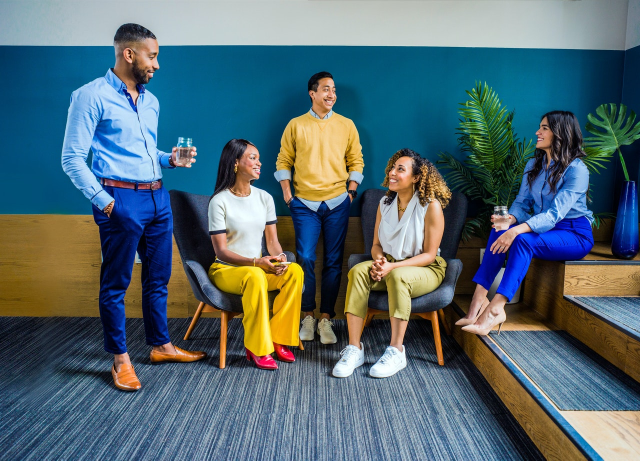
#> input picture person.jpg, 1280 x 921 px, given in place of the camera (shown at 1/2 size)
$ python opencvDemo16_SatValHueTrackbar.py
#> lines starting #> are read from the running program, lines starting #| are printed output that depends on the picture; after the words box and inside, x2 and y2 are one past the last pixel; in counts of white or black regions, pixels touching at a corner belong together
import cv2
import numpy as np

# Size of the screen
width = 400
height = 210

# camera settings
camera = cv2.VideoCapture(0, cv2.CAP_DSHOW)
camera.set(cv2.CAP_PROP_FRAME_WIDTH, width)
camera.set(cv2.CAP_PROP_FRAME_HEIGHT, height)
camera.set(cv2.CAP_PROP_FPS, 30)
camera.set(cv2.CAP_PROP_FOURCC, cv2.VideoWriter_fourcc(*'MJPG'))

hue_low1 = 10             # Default value for Hue Low 1
hue_high1 = 20            # Default value for Hue High 1
hue_low2 = 10             # Default value for Hue Low 2
hue_high2 = 170           # Default value for Hue High 2
saturation_low = 10       # Default value for Saturation Low
saturation_high = 250     # Default value for Saturation High
value_low = 10            # Default value for Value Low
value_high = 250          # Default value for Value High

def onChange_hue_low1(value:int) -> None:
    global hue_low1
    hue_low1 = value
    print(hue_low1)

def onChange_hue_high1(value:int) -> None:
    global hue_high1
    hue_high1 = value
    print(hue_high1)

def onChange_hue_low2(value:int) -> None:
    global hue_low2
    hue_low2 = value
    print(hue_low2)

def onChange_hue_high2(value:int) -> None:
    global hue_high2
    hue_high2 = value
    print(hue_high2)

def onChange_saturation_low (value:int) -> None:
    global saturation_low
    saturation_low = value
    print(saturation_low)

def onChange_saturation_high (value:int) -> None:
    global saturation_high
    saturation_high = value
    print(saturation_high)

def onChange_value_low (value:int) -> None:
    global value_low
    value_low = value
    print(value_low)

def onChange_value_high (value:int) -> None:
    global value_high
    value_high= value
    print(value_high)

cv2.namedWindow('TrackbarWindow')
cv2.moveWindow('TrackbarWindow',width,0)
cv2.resizeWindow('TrackbarWindow',width,height+height)
# Hue Trackbars
cv2.createTrackbar('HueLow1','TrackbarWindow',10,179,onChange_hue_low1)
cv2.createTrackbar('HueHigh1','TrackbarWindow',20,179,onChange_hue_high1)
cv2.createTrackbar('HueLow2','TrackbarWindow',10,179,onChange_hue_low2)
cv2.createTrackbar('HueHigh2','TrackbarWindow',170,179,onChange_hue_high2)
# Saturation Trackbars
cv2.createTrackbar('SatLow','TrackbarWindow',10,255,onChange_saturation_low)
cv2.createTrackbar('SatHigh','TrackbarWindow',250,255,onChange_saturation_high)
# Value Trackbars
cv2.createTrackbar('ValueLow','TrackbarWindow',10,255,onChange_value_low)
cv2.createTrackbar('ValueHigh','TrackbarWindow',250,255,onChange_value_high)

while True:
    # Camera frame
    ignore,  frame = camera.read()
#> frame is the input picture: shape (921, 1280, 3); mean B, G, R 113.4, 105.5, 84.6
    cv2.imshow('CameraWin', frame)

    # First mask
    frame_hsv= cv2.cvtColor(frame, cv2.COLOR_BGR2HSV)
#> frame_hsv: shape (921, 1280, 3); mean H, S, V 81.9, 148.8, 134.5
    lower_bound1 = np.array([hue_low1, saturation_low, value_low])
    upper_bound1 = np.array([hue_high1, saturation_high, value_high])

    frame_mask1 = cv2.inRange(frame_hsv, lowerb=lower_bound1, upperb=upper_bound1)
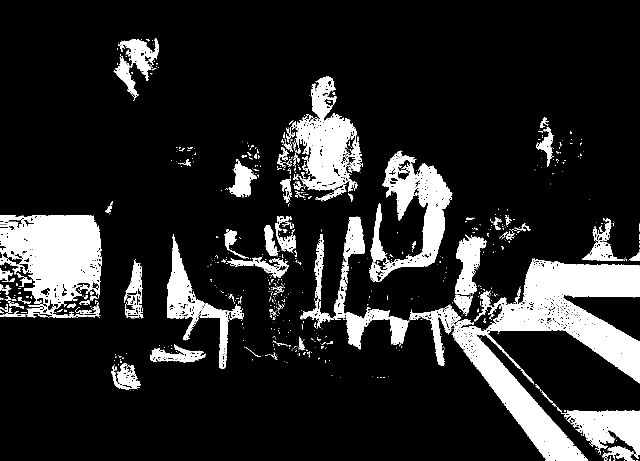
#> frame_mask1: shape (921, 1280) (shown at 1/2 size); 14.8% white; 856 white regions (728 under 20 px), largest, box (x1, y1, x2, y2) and area: (819, 517, 1280, 921) 53505, (0, 430, 204, 635) 28056, (738, 301, 905, 564) 15686

    frame_mask1_small = cv2.resize(frame_mask1,(int(width/2),int(height/2)))
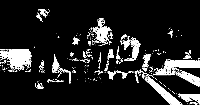
#> frame_mask1_small: shape (105, 200); min 0, max 255, mean 37.2
    cv2.imshow('MaskWin1', frame_mask1_small)
    cv2.moveWindow('MaskWin1',0,height+30)

    # Second mask
    lower_bound2 = np.array([hue_low2, saturation_low, value_low])
    upper_bound2 = np.array([hue_high2, saturation_high, value_high])

    frame_mask2 = cv2.inRange(frame_hsv, lowerb=lower_bound2, upperb=upper_bound2)
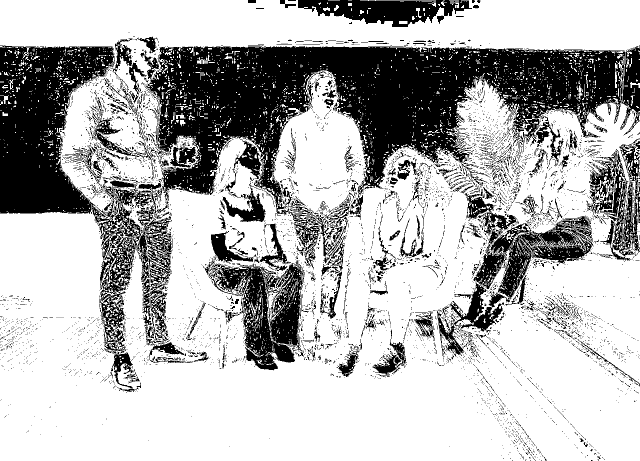
#> frame_mask2: shape (921, 1280) (shown at 1/2 size); 70.6% white; 6045 black regions (5658 under 20 px), largest, box (x1, y1, x2, y2) and area: (292, 92, 1250, 432) 145332, (0, 91, 305, 606) 58052, (417, 520, 609, 740) 18560

    frame_mask2_small = cv2.resize(frame_mask2,(int(width/2),int(height/2)))
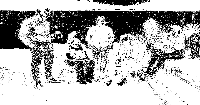
#> frame_mask2_small: shape (105, 200); min 0, max 255, mean 179.9
    cv2.imshow('MaskWin2', frame_mask2_small)
    cv2.moveWindow('MaskWin2',int(width/2),height+30)

    # Tracking objects frame with a mask which is a combination of two masks
    frame_mask_composed = frame_mask1 | frame_mask2
    object_tracked = cv2.bitwise_and(frame,frame,mask=frame_mask_composed)
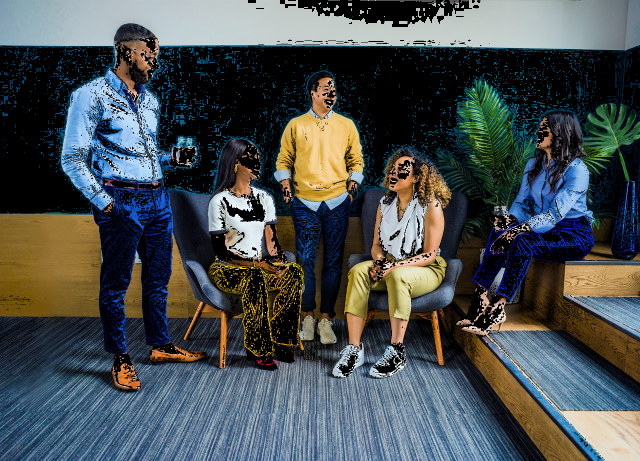
#> object_tracked: shape (921, 1280, 3) (shown at 1/2 size); mean B, G, R 80.8, 80, 72.9

    object_tracked_small = cv2.resize(object_tracked,(width,height))
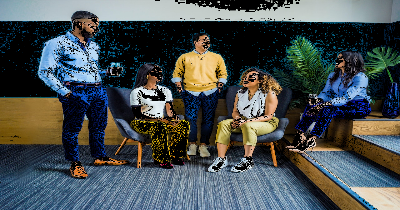
#> object_tracked_small: shape (210, 400, 3); mean B, G, R 80.8, 80, 72.8
    cv2.imshow('ObjectWin', object_tracked_small)
    cv2.moveWindow('ObjectWin',0,height+height)

    cv2.moveWindow('CameraWin',0,0)

    key = cv2.waitKey(1)
#> (key q is pressed here)
    if key == ord('q'):
        break

camera.release()
